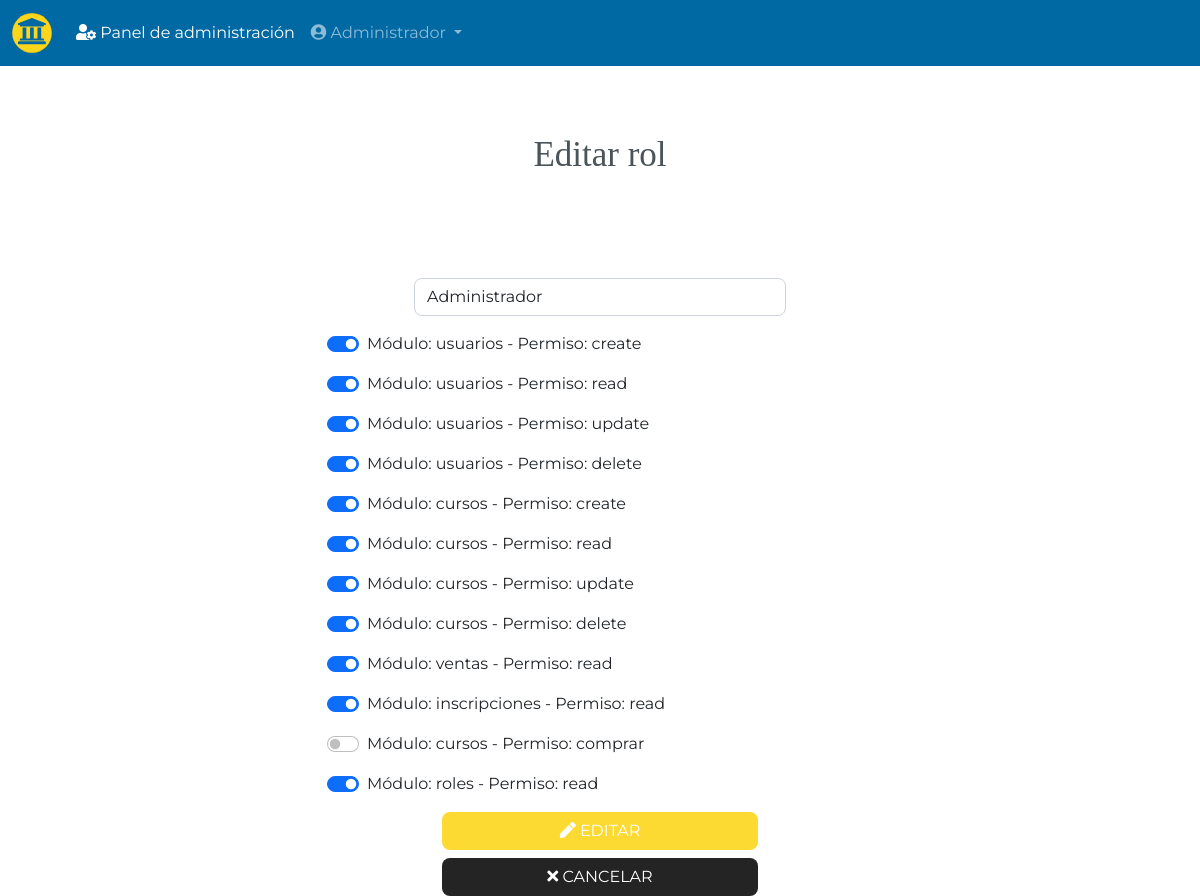
/roles/edit.php?id=1 (signed in), run on the app's committed database.
### tables this page shows
CREATE TABLE `rol` (
  `id_rol` bigint(20) NOT NULL,
  `nombre` varchar(64) NOT NULL
);

CREATE TABLE `permiso` (
  `id` bigint(18) NOT NULL,
  `id_modulo` bigint(20) NOT NULL,
  `nombre` varchar(64) NOT NULL
);

CREATE TABLE `rol_permiso` (
  `id` bigint(20) NOT NULL,
  `id_rol` bigint(20) NOT NULL,
  `id_permiso` bigint(20) NOT NULL
);

CREATE TABLE `modulo` (
  `id_modulo` bigint(20) NOT NULL,
  `nombre` varchar(64) NOT NULL
);

### roles/edit.php (called while the page is built, shortened)
<?php require '../config/database.php'; ?>
<?php include '../includes/header.php'; ?>
<?php include '../pages/pg-rol-edit.php'; ?>
<?php include '../includes/footer.php'; ?>

### config/database.php (called while the page is built, shortened)
<?php
function showRol($id_rol, $conn)
{
    try {
        $sql = "SELECT * FROM rol WHERE id_rol = :id_rol";
        $stmt = $conn->prepare($sql);
        $stmt->bindparam(":id_rol", $id_rol);
        $stmt->execute();
        return $stmt->fetchAll();
    } catch (PDOException $e) {
        echo $e->getMessage();
    }
}
function showRolPermiso($id_rol, $conn)
{
    try {
        $sql = "SELECT id_permiso FROM rol_permiso WHERE id_rol = :id_rol";
        $stmt = $conn->prepare($sql);
        $stmt->bindparam(":id_rol", $id_rol);
        $stmt->execute();
        return $stmt->fetchAll();
    } catch (PDOException $e) {
        echo $e->getMessage();
    }
}
function showPermisos($conn)
{
    try {
        $sql = "SELECT * FROM permiso";
        $stmt = $conn->prepare($sql);
        $stmt->execute();
        return $stmt->fetchAll();
    } catch (PDOException $e) {
        echo $e->getMessage();
    }
}
function showModulo($id_modulo, $conn)
{
    try {
        $sql = "SELECT nombre FROM modulo WHERE id_modulo = :id";
        $stmt = $conn->prepare($sql);
        $stmt->bindparam(":id", $id_modulo);
        $stmt->execute();
        return $stmt->fetchAll();
    } catch (PDOException $e) {
        echo $e->getMessage();
    }
}

### pages/pg-rol-edit.php (the view, shortened to what this page needs)
<main class="container">
    <section class="row mt-5">
        <div class="col-md-6 offset-md-3">
            <h1 class="text-center">Editar rol</h1>
            <br>
            <?php if ($_GET) : ?>
                <?php
                $id_rol   = $_GET['id'];
                $rol = showRol($id_rol, $conn);
                ?>
                <?php foreach ($rol as $rl) : ?>
                    <form action="" method="post" class="mt-5" enctype="multipart/form-data">
                        <div class="form-group mb-3">
                            <input type="text" class="form-control" name="nombre" placeholder="NOMBRE" value="<?php echo $rl['nombre'] ?>" required>
                        </div>
                        <?php $permiso = showPermisos($conn); ?>
                        <?php foreach ($permiso as $prms) : ?>
                            <?php $id_modulo = $prms['id_modulo']; ?>
                            <?php $modulo = showModulo($id_modulo, $conn); ?>
                            <?php foreach ($modulo as $mod) : ?>
                                <div>
                                    <div class="form-check form-switch mb-3">
                                        <input class="form-check-input" name="permiso<?php echo $prms['id'] ?>" type="checkbox" role="switch" id="flexSwitchCheckDisabled" <?php $rol_permiso = showRolPermiso($id_rol, $conn); ?> <?php foreach ($rol_permiso as $rol_prms) : ?> <?php if ($rol_prms['id_permiso'] == $prms['id']) : ?>checked<?php endif; ?> <?php endforeach; ?>>
                                        <label class="form-check-label" for="flexSwitchCheckDefault">Módulo: <?php echo $mod['nombre']; ?> - Permiso: <?php echo $prms['nombre']; ?></label>
                                    </div>
                                </div>
                            <?php endforeach; ?>
                        <?php endforeach; ?>
                        <div class="form-group text-center">
                            <button class="btn btn-register btn-block text-uppercase mb-2">
                                <i class="fas fa-pen"></i>
                                Editar
                            </button>
                            <a class="btn btn-cancel btn-block text-uppercase" href="../roles.php">
                                <i class="fas fa-times"></i>
                                Cancelar
                            </a>
                        </div>
                    </form>
                <?php endforeach ?>
            <?php endif ?>
        </div>
    </section>
</main>

### public/css/custom.css (style rules this page uses)
body { font-family: 'Montserrat', sans-serif; background-color: #FFFFFF; }
h1 { font-size: 35px; color: #4B5458; font-family: 'Bitter', serif; margin-top: 20px; margin-bottom: 30px; }
.form-control { border-radius: 8px; margin: 0px auto; width: 372px; }
.btn { border-radius: 8px; font-family: 'Montserrat', sans-serif; margin: 0px auto; opacity: 0.9; transition: all 0.25s ease-in; width: 58%; }
.btn-register { color: #fff; background-color: #FDD61C; }
.btn-cancel { color: #fff; background-color: #0D0D0D; }
a { font-family: 'Montserrat', sans-serif; }

### data on the page
rol: nombre "Administrador"
permiso: id.id_permiso "☑", nombre "create"
modulo: nombre "usuarios"
permiso: id.id_permiso "☑", nombre "read"
permiso: id.id_permiso "☑", nombre "update"
permiso: id.id_permiso "☑", nombre "delete"
permiso: id.id_permiso "☑", nombre "create"
modulo: nombre "cursos"
permiso: id.id_permiso "☑", nombre "read"
permiso: id.id_permiso "☑", nombre "update"
permiso: id.id_permiso "☑", nombre "delete"
permiso: id.id_permiso "☑", nombre "read"
modulo: nombre "ventas"
permiso: id.id_permiso "☑", nombre "read"
modulo: nombre "inscripciones"
permiso: nombre "comprar"
permiso: id.id_permiso "☑", nombre "read"
modulo: nombre "roles"

### other printed values
$_SESSION['ss-fullname'] "Administrador"
